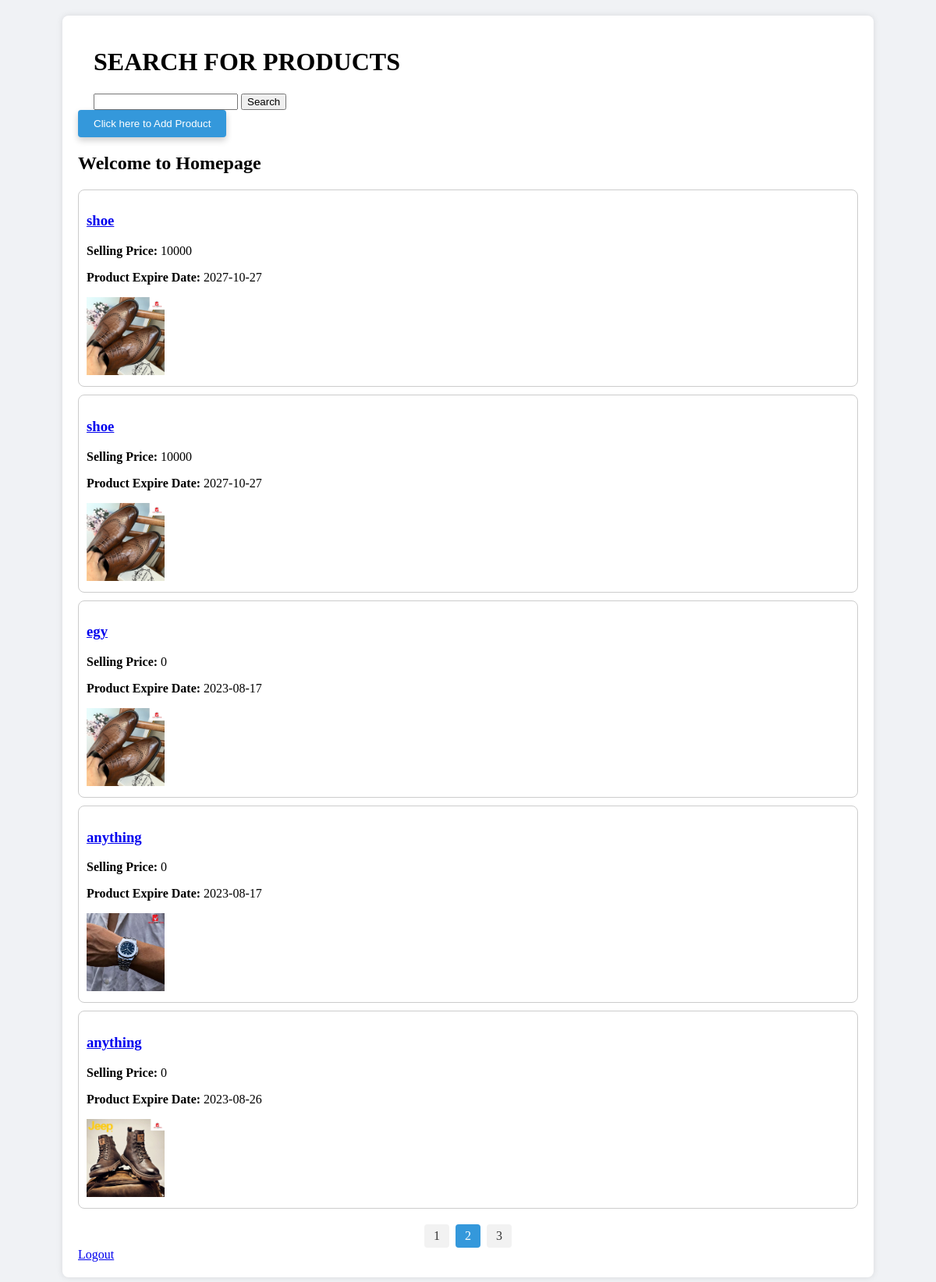
/HomePage.php?page=2 (signed in), run on the app's committed database.
### tables this page shows
CREATE TABLE `product_info` (
  `ID` int(11) NOT NULL,
  `productName` varchar(40) NOT NULL,
  `buyingPrice` int(11) NOT NULL,
  `sellingPrice` int(11) NOT NULL,
  `productExpiredate` date NOT NULL,
  `image` text NOT NULL
);

### model/model.php (called while the page is built, shortened)
<?php
function showAllproducts(){
	$conn = db_conn();
    $selectQuery = 'SELECT * FROM `product_info` ';
    try{
        $stmt = $conn->query($selectQuery);
    }catch(PDOException $e){
        echo $e->getMessage();
    }
    $rows = $stmt->fetchAll(PDO::FETCH_ASSOC);
    return $rows;
}

### controller/product_info.php (called while the page is built, shortened)
<?php
require_once ('model/model.php');
function fetchAllproducts(){
	return showAllproducts();
}
?>

### HomePage.php (the view, shortened to what this page needs)
<?php
include_once "controller/product_info.php";
$products = fetchAllproducts();
$itemsPerPage = 5;
$totalItems = count($products);
$totalPages = ceil($totalItems / $itemsPerPage);
$currentPage = isset($_GET['page']) ? $_GET['page'] : 1;
$startItem = ($currentPage - 1) * $itemsPerPage;
$visibleProducts = array_slice($products, $startItem, $itemsPerPage);
?>
<!DOCTYPE html>
<html>
<head>
</head>
<body>
    <div class="content-container">
        <div class="search-bar">
            <?php include "search_product.php"; ?>
        </div>
        <div>
        <button id="addProductButton">Click here to Add Product</button><div/>
        <h2>Welcome to Homepage</h2>
        <?php
        foreach ($visibleProducts as $product) {
            echo '<div class="product-item">';
            echo '<h3><a href="show_product.php?id=' . $product['ID'] . '">' . $product['productName'] . '</a></h3>';
            echo '<p><strong>Selling Price:</strong> ' . $product['sellingPrice'] . '</p>';
            echo '<p><strong>Product Expire Date:</strong> ' . $product['productExpiredate'] . '</p>';
            echo '<div class="product-image"><img width="100%" src="uploads/' . $product['image'] . '" alt="' . $product['productName'] . '"></div>';
            echo '</div>';
        }
        ?>
        <div class="pagination">
            <?php for ($i = 1; $i <= $totalPages; $i++) {
                echo '<a href="?page=' . $i . '" class="' . ($i == $currentPage ? 'active' : '') . '">' . $i . '</a>';
            } ?>
        </div>
    </div>
      </div>
    <a href="HomePageLogOut.php">Logout</a>
</body>
</html>

### HomePage.php (style rules this page uses)
body { display: flex; justify-content: center; align-items: center; min-height: 100vh; margin: 0; background-color: #f0f2f5; }
.content-container { max-width: 1000px; width: 100%; background-color: #ffffff; border-radius: 8px; box-shadow: 0px 0px 8px rgba(0, 0, 0, 0.1); padding: 20px; margin: 20px; }
.product-item { border: 1px solid #ccc; padding: 10px; margin-bottom: 10px; border-radius: 8px; }
.product-image { max-width: 100px; margin-right: 10px; }
.pagination { display: flex; justify-content: center; margin-top: 20px; }
.pagination a { display: inline-block; padding: 6px 12px; margin: 0 4px; text-align: center; background-color: #f2f2f2; color: #333; border-radius: 4px; text-decoration: none; }
.pagination a.active { background-color: #3498db; color: white; }
.search-bar { margin-top: 20px; margin-left: 20px; }
#addProductButton { background-color: #3498db; color: white; padding: 10px 20px; border: none; border-radius: 4px; cursor: pointer; box-shadow: 0px 4px 8px rgba(0, 0, 0, 0.2); transition: box-shadow 0.3s; align-self: flex-end; margin-top: auto; }

### data on the page
product_info: productName "shoe", sellingPrice "10000", productExpiredate "2027-10-27", image (picture)
product_info: productName "shoe", sellingPrice "10000", productExpiredate "2027-10-27", image (picture)
product_info: productName "egy", sellingPrice "0", productExpiredate "2023-08-17", image (picture)
product_info: productName "anything", sellingPrice "0", productExpiredate "2023-08-17", image (picture)
product_info: productName "anything", sellingPrice "0", productExpiredate "2023-08-26", image (picture)
